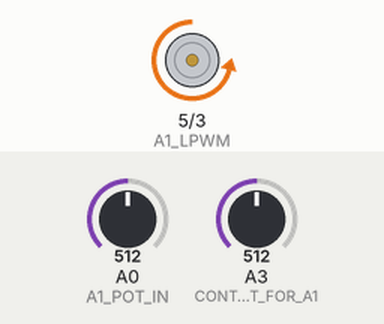
A sketch run on a simulated Arduino Uno, built with avr-gcc and run on an emulated ATmega328P. Shown: motor-driver pin pairs drawn as motors (green arrow = first pin HIGH = forward, orange = second pin HIGH = backward, longer = more drive). The test bench sets the inputs (shaded band); at power-on: A3 (CONTROLLER_POT_FOR_A1) = 512, A0 (A1_POT_IN) = 512.

Above: at 1.2 s.
1.3 s: A3 (CONTROLLER_POT_FOR_A1) set to 640
At 2.2 s:
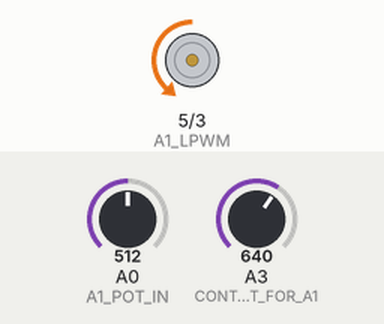
2.8 s: A0 (A1_POT_IN) set to 306
At 3.3 s:
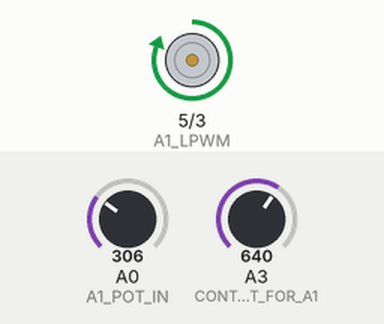
4.3 s: A3 (CONTROLLER_POT_FOR_A1) set to 331
5.8 s: A3 (CONTROLLER_POT_FOR_A1) set to 297
At 6.8 s:
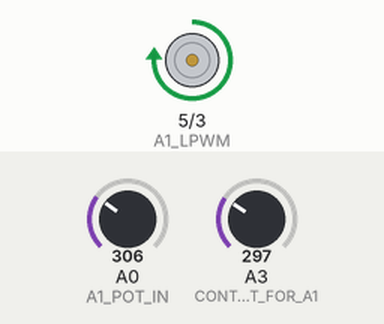
7.3 s: A3 (CONTROLLER_POT_FOR_A1) set to 5
At 7.9 s:
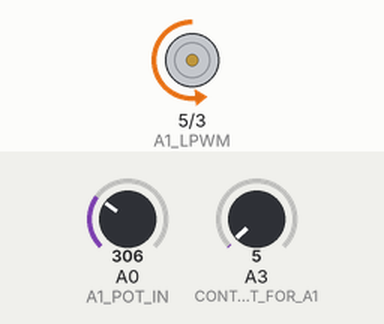
8.8 s: A0 (A1_POT_IN) set to 260
At 9.1 s:
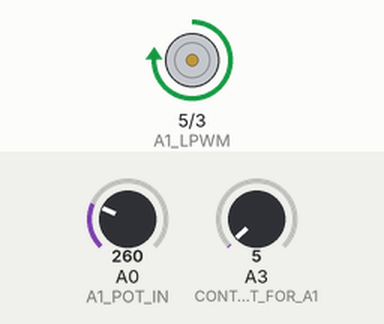
Timing chart, 0 to 11.3 s (numbered marks = the images above; inputs shaded):
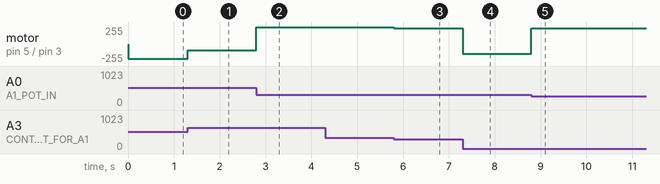

The sketch:

arduino-uno-new-holland-1033.ino
```cpp
// (licence header left out)
// feedback actuator 1
#define A1_RPWM 3            // Arduino pin 3 to power controller RPWM pin 1
#define A1_LPWM 5            // Arduino pin 5 to power controller LPWM pin 2
#define A1_POT_IN A0         // arduino pin A0 to actuator feedack potentiometer
#define A1_MAX_LIMIT 630     // maximum distance actuator can travel without binding
#define A1_MIN_LIMIT 270     // minimum distance actuator can travel without binding
#define A1_MAX_POT_VAL 943   // maximum position value actuator can provide (not used below, for reference only)
#define A1_MIN_POT_VAL 15    // minimum position value actuator can provide (not used below, for reference only)
#define A1_SLOP 5            // +/- range for close enough

// potentiometer controller for actuator 1
#define CONTROLLER_POT_FOR_A1 A3 // arduino analog pin for controller POT

#define DEBUG_CONTROLLER false
#define DEBUG_ACTUATOR false
#define DEBUG_MOTOR_SPEED false

#define MOTOR_SPEED 255

void setup() {

  // actuator 1
  pinMode(A1_RPWM, OUTPUT);
  pinMode(A1_LPWM, OUTPUT);
  pinMode(A1_POT_IN, INPUT);

  // pot for actuator 1
  pinMode(CONTROLLER_POT_FOR_A1, INPUT);

  Serial.begin(9600);
}

void updateActuatorPosition(int actuatorPotIn,
                            int actuatorRPWM,
                            int actuatorLPWM,
                            int actuatorSLOP,
                            int actuatorCalibratedMax,
                            int actuatorCalibratedMin,
                            int actuatorMaxPotValue,
                            int actuatorMinPotValue,
                            int controllerPotIn) {

  int actuatorPotValue = analogRead(actuatorPotIn);
  int controllerPotValue = analogRead(controllerPotIn);
  int unmappedControlerPotValue = controllerPotValue;

  // map the controller range to actuator range, for example: 1023 on controller maps to A1_MAX_LIMIT on actuator,
  // that way we can use the full motion of the controller without causing the actuator to bind
  controllerPotValue = map(controllerPotValue,0,1023,actuatorCalibratedMin,actuatorCalibratedMax);

  // close enough, don't do anything
  if (actuatorPotValue >= (controllerPotValue -actuatorSLOP) && actuatorPotValue <= (controllerPotValue +actuatorSLOP)) {
    analogWrite(actuatorRPWM, 0);
    analogWrite(actuatorLPWM, 0);
  }

  // retract (extended too far)
  // todo: exponential position response?
  /*
   * For input and output ranges that go from -1 to +1, the equation is: output = ( (1 - factor) x input3 ) + ( factor x input )
   * Source https://www.physicsforums.com/threads/equation-required-to-calculate-exponential-rate.524002/
   */
  else if (actuatorPotValue > controllerPotValue) {

    if (DEBUG_CONTROLLER) {
      Serial.print("unmappedControlerPotValue: ");
      Serial.println(unmappedControlerPotValue);
    }

    if (DEBUG_ACTUATOR) {
      Serial.print("retracting, actuatorPotValue: ");
      Serial.println(actuatorPotValue);
    }

    // make speed a function of how close we are to the target value
    // if we don't do this then the actuator will overshoot the target
    long speed = MOTOR_SPEED;
    long diff = actuatorPotValue - controllerPotValue;
    if (diff < 75) {
      speed = map(diff,1,75,50,MOTOR_SPEED);
    }

    if (DEBUG_MOTOR_SPEED) {
      Serial.print("retract motor speed: ");
      Serial.println(speed);
    }

    analogWrite(actuatorRPWM, speed);
    analogWrite(actuatorLPWM, 0);
  }

  // extend (not extended far enough)
  else if (actuatorPotValue < controllerPotValue) {

    if (DEBUG_CONTROLLER) {
      Serial.print("unmappedControlerPotValue: ");
      Serial.println(unmappedControlerPotValue);
    }

    if (DEBUG_ACTUATOR) {
      Serial.print("extending, actuatorPotValue: ");
      Serial.println(actuatorPotValue);
    }

    // make speed a function of how close we are to the target value
    // if we don't do this then the actuator will overshoot the target
    long speed = MOTOR_SPEED;
    long diff = controllerPotValue - actuatorPotValue;;
    if (diff < 75) {
      speed = map(diff,1,75,50,MOTOR_SPEED);
    }

    if (DEBUG_MOTOR_SPEED) {
      Serial.print("extend motor speed: ");
      Serial.println(speed);
    }

    analogWrite(actuatorRPWM, 0);
    analogWrite(actuatorLPWM, speed);
  }

  // stop, not sure how we got here?
  else {
    Serial.println("***ERROR!!! UNHANDLED CONDITION!***");
    analogWrite(actuatorRPWM, 0);
    analogWrite(actuatorLPWM, 0);
  }
}

void loop() {

  {

    updateActuatorPosition(A1_POT_IN,
                           A1_RPWM,
                           A1_LPWM,
                           A1_SLOP,
                           A1_MAX_LIMIT,
                           A1_MIN_LIMIT,
                           A1_MAX_POT_VAL,
                           A1_MIN_POT_VAL,
                           CONTROLLER_POT_FOR_A1);
    //delay(10);
  }
}
```

Measured:
- after the input at 1.3 s, motor on pin 5 (A1_LPWM) / pin 3 (A1_RPWM): backward 218/255 → backward 94/255 at once
- after the input at 2.8 s, motor on pin 5 (A1_LPWM) / pin 3 (A1_RPWM): backward 94/255 → forward 255/255 at once
- after the input at 4.3 s, every drawn part: stays the same
- after the input at 5.8 s, motor on pin 5 (A1_LPWM) / pin 3 (A1_RPWM): forward 255/255 → forward 235/255 at once
- after the input at 7.3 s, motor on pin 5 (A1_LPWM) / pin 3 (A1_RPWM): forward 235/255 → backward 144/255 at once
- after the input at 8.8 s, motor on pin 5 (A1_LPWM) / pin 3 (A1_RPWM): backward 144/255 → forward 235/255 at once
